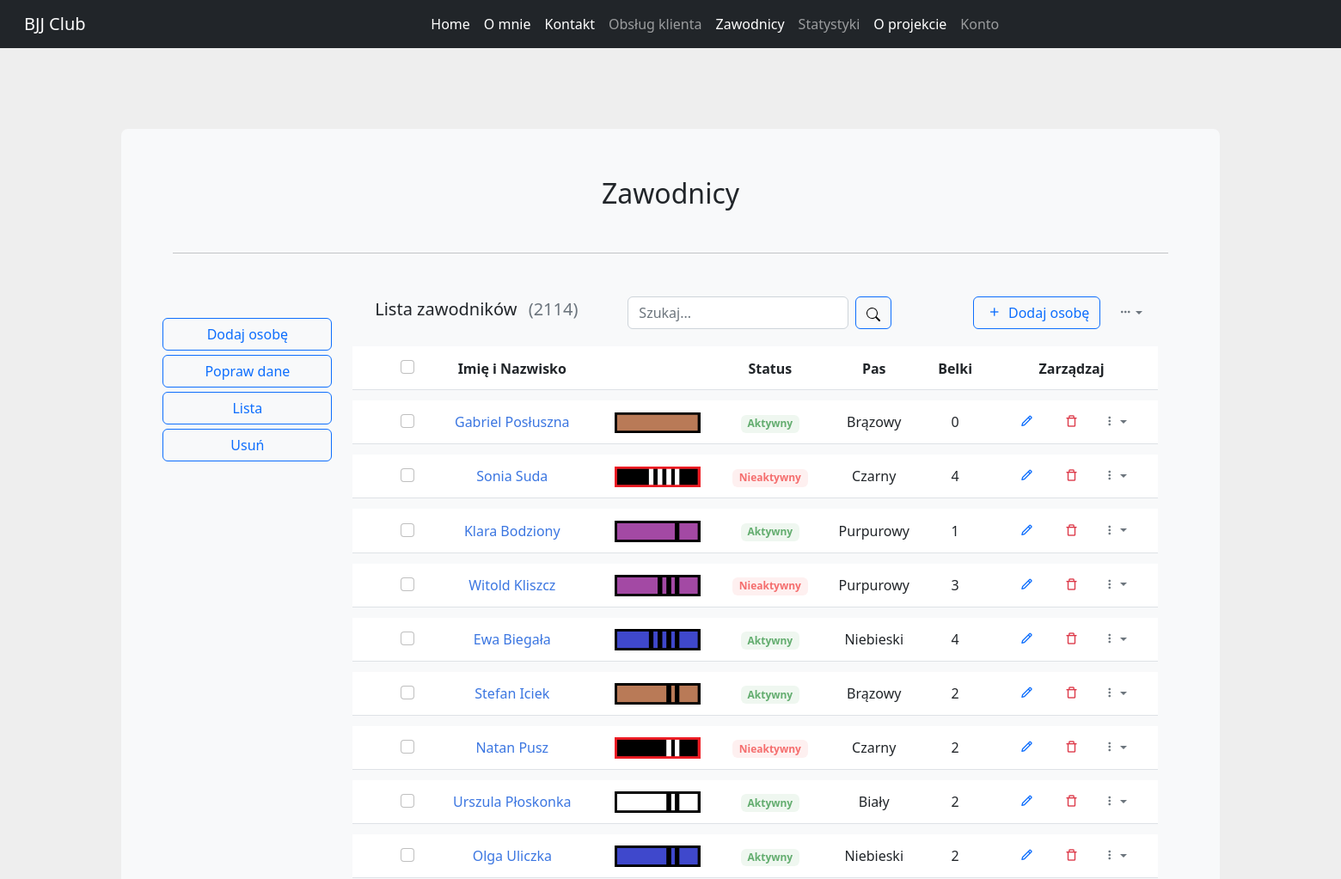
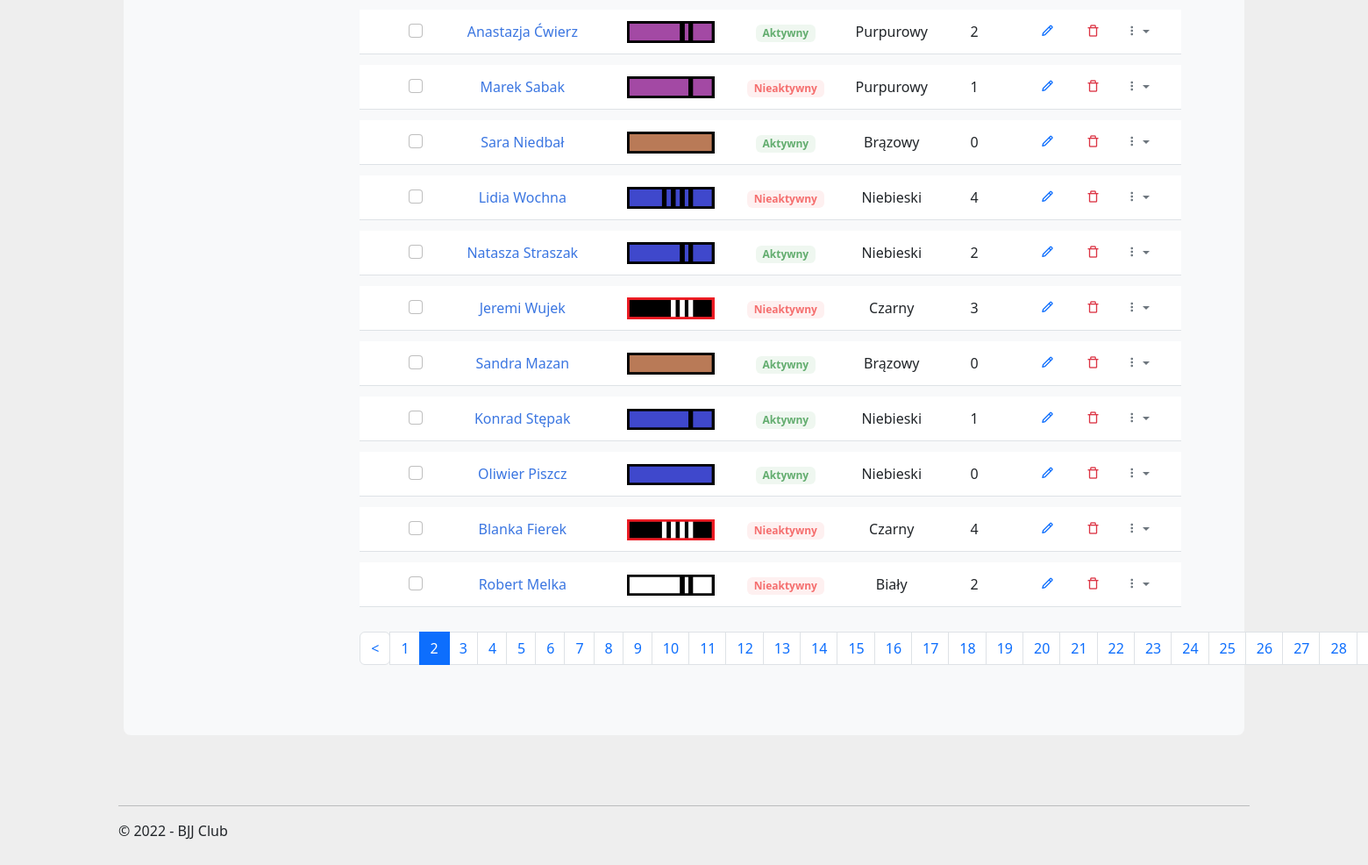
The page /zawodnicy/?page=2 on the database its author committed (2 pictures, top to bottom).
### players/models.py (models this page shows, shortened)
class Player(models.Model):
    class Belts(models.TextChoices):
        WHITE = "Biały", "Biały"
        BLUE = "Niebieski", "Niebieski"
        PURPLE = "Purpurowy", "Purpurowy"
        BROWN = "Brązowy", "Brązowy"
        BLACK = "Czarny", "Czarny"
    class Stripes(models.TextChoices):
        ZERO = "0", "0"
        ONE = "1", "1"
        TWO = "2", "2"
        THREE = "3", "3"
        FOUR = "4", "4"
    class Gender(models.TextChoices):
        Male = "Mężczyzna", "Mężczyzna"
        Female = "Kobieta", "Kobieta"
    first_name = models.CharField(max_length=100)
    last_name = models.CharField(max_length=100)
    belt = models.CharField(max_length=30, choices=Belts.choices, default=Belts.WHITE)
    stripe = models.CharField(max_length=1, choices=Stripes.choices, default=Stripes.ZERO)
    gender = models.CharField(max_length=10, choices=Gender.choices, default=Gender.Male, blank=True)
    birth_date = models.DateField(blank=True, null=True)
    first_training = models.DateField(blank=True, null=True)
    last_training = models.DateField(blank=True, null=True)
    created = models.DateTimeField(auto_now_add=True)
    modified = models.DateTimeField(auto_now=True)
    email = models.EmailField(null=True, blank=True)
    active = models.BooleanField(default=False)
    class Meta:
        ordering = ['id']

### players/views.py (the view, shortened to what this page needs)
# urls.py: path("", players, name="players_list"),
def players(request):
    players = Player.objects.all()
    first_names = []
    last_names = []
    for i in players:
        first_names.append(i.first_name)
        last_names.append(i.last_name)
    players = Paginator(players, 20)
    count_players = players.count
    current_page = request.GET.get('page')
    players = players.get_page(current_page)
    context = {"count_players": count_players,
               "players": players,
               }
    return render(request, "players_list.html", context)

### players/templatetags/extras.py (called while the page is built)
@register.simple_tag
def belt_png(belt, stripe):
    belts = {"Biały": 1,
             "Niebieski": 2,
             "Purpurowy": 3,
             "Brązowy": 4,
             "Czarny": 5}
    belt_index = belts[belt]
    result = f"/static/images/belts/{belt_index}.{stripe}.{belt}.png"
    return result

### players/templates/players_list.html (shortened to what this page needs)
{% extends "inner_layout.html" %}
{% block body %}
<link rel="stylesheet" href="https://cdnjs.cloudflare.com/ajax/libs/boxicons/2.1.0/css/boxicons.min.css" />
<link rel="stylesheet" href="https://cdnjs.cloudflare.com/ajax/libs/MaterialDesign-Webfont/5.3.45/css/materialdesignicons.css" />
<link rel="stylesheet" type="text/css" href="/static/css/player_list_1.css" />
<link rel="stylesheet" type="text/css" href="/static/css/player_list_2.css" />
<div class="container">
    <div class="row align-items-center">
        <div class="col-md-4">
            <div class="mb-3">
                <h5 class="card-title">Lista zawodników <span class="text-muted fw-normal ms-2">({{count_players}})</span></h5>
            </div>
        </div>
        <div class="col-md-5">
            <div class="mb-2">
                <form class="row g-2" method="POST">
                    <div class="col-auto">
                        <input class="form-control" list="datalistOptions" id="searchbar" name="searchbar" placeholder="Szukaj..." aria-label="">
                    </div>
                    <div class="col-auto">
                        <button type="submit" class="btn btn-outline-primary">
                            <img src="/static/images/search.svg" alt="">
                        </button>
                    </div>
                </form>
            </div>
        </div>
        <div class="col-md-3">
            <div class="d-flex flex-wrap align-items-center justify-content-end gap-2 mb-2">
                <div>
                    <a href="{% url 'players:players_add' %}" class="btn btn-outline-primary"><i class="bx bx-plus me-1"></i> Dodaj osobę</a>
                </div>
                <div class="dropdown">
                    <a class="btn btn-link text-muted py-1 font-size-16 shadow-none dropdown-toggle" href="#" role="button" data-bs-toggle="dropdown" aria-expanded="false"><i class="bx bx-dots-horizontal-rounded"></i></a>
                </div>
            </div>
        </div>
    </div>
    <div class="row">
        <div class="col-lg-12">
            <div class="">
                <div class="table-responsive">
                    <table class="table project-list-table table-nowrap align-middle table-borderless">
                        <thead>
                            <tr>
                                <th scope="col" class="ps-4" style="width: 50px;">
                                    <div class="form-check font-size-16"><input type="checkbox" class="form-check-input" id="contacusercheck" /><label class="form-check-label" for="contacusercheck"></label></div>
                                </th>
                                <th scope="col">Imię i Nazwisko</th>
                                <th scope="col"></th>
                                <th scope="col">Status</th>
                                <th scope="col">Pas</th>
                                <th scope="col">Belki</th>
                                <th scope="col" style="width: 200px;">Zarządzaj</th>
                            </tr>
                        </thead>
                        <tbody>
                        {% load extras %}
                        {% for player in players %}
                        <tr>
                            <th scope="row" class="ps-4">
                                <div class="form-check font-size-16"><input type="checkbox" class="form-check-input" id="contacusercheck0" /><label class="form-check-label" for="contacusercheck0"></label></div>
                            </th>
                            <td>
                                <a href="{% url 'players:player_profile' player.id %}" class="link_custom">{{player.first_name}}  {{player.last_name}}</a>
                            </td>
                            <td><img src= {% belt_png player.belt player.stripe %} alt=" " style="width: 100px; margin-left: 10px;"/></td>
                            {% if player.active %}
                            <td><span class="badge badge-soft-success mb-0">Aktywny</span></td>
                            {% else %}
                            <td><span class="badge badge-soft-danger mb-0">Nieaktywny</span></td>
                            {% endif %}
                            <td>{{player.belt}}</td>
                            <td>{{player.stripe}}</td>
                            <td>
                                <ul class="list-inline mb-0">
                                    <li class="list-inline-item">
                                        <a href="javascript:void(0);" data-bs-toggle="tooltip" data-bs-placement="top" title="Edit" class="px-2 text-primary"><i class="bx bx-pencil font-size-18"></i></a>
                                    </li>
                                    <li class="list-inline-item">
                                        <a href="javascript:void(0);" data-bs-toggle="tooltip" data-bs-placement="top" title="Delete" class="px-2 text-danger"><i class="bx bx-trash-alt font-size-18"></i></a>
                                    </li>
                                    <li class="list-inline-item dropdown">
                                        <a class="text-muted dropdown-toggle font-size-18 px-2" href="#" role="button" data-bs-toggle="dropdown" aria-haspopup="true"><i class="bx bx-dots-vertical-rounded"></i></a>
                                    </li>
                                </ul>
                            </td>
                        </tr>
                        {% endfor %}
                        </tbody>
                    </table>
                </div>
            </div>
        </div>
    </div>
    <div class="row g-0 align-items-center pb-4">
        <div class="col-sm-12">
                <nav aria-label="Page navigation">
                    <ul class="pagination mb-sm-0">
                    {% if players.has_previous %}
                        <li class="page-item">
                        <a class="page-link" href="?page={{ players.previous_page_number }}"> < </a>
                        </li>
                    {% else %}
                        <li class="page-item disabled">
                        <a class="page-link" href="#" tabindex="-1" aria-disabled="True"> < </a>
                        </li>
                    {% endif %}
                    {% for i in players.paginator.page_range %}
                    {% if players.number == i %}
                        <li class="page-item active" aria-current="page">
                            <span class="page-link">
                            {{ i }}
                            </span>
                        </li>
                    {% else %}
                        <li class="page-item"><a class="page-link" href="?page={{ i }}">{{ i }}</a></li>
                    {% endif %}
                    {% endfor %}
                    </ul>
                </nav>
        </div>
</div>
</div>
{% endblock %}

### main/static/css/site.css (style rules this page uses)
body { padding-top: 50px; padding-bottom: 20px; }
input, select, textarea { max-width: 280px; }

### main/static/css/player_list_1.css (style rules this page uses)
body { margin-top:20px; background-color:#eee; }
.project-list-table { border-collapse: separate; border-spacing: 0 12px }
.project-list-table tr { background-color: #fff }
.table-nowrap td, .table-nowrap th { white-space: nowrap; }
.table-borderless>:not(caption)>*>* { border-bottom-width: 0; }
.table>:not(caption)>*>* { padding: 0.75rem 0.75rem; background-color: var(--bs-table-bg); border-bottom-width: 1px; box-shadow: inset 0 0 0 9999px var(--bs-table-accent-bg); }
img, svg { vertical-align: middle; }
a { color: #3b76e1; text-decoration: none; }
.badge-soft-danger { color: #f56e6e !important; background-color: rgba(245,110,110,.1); }
.badge-soft-success { color: #63ad6f !important; background-color: rgba(99,173,111,.1); }

### main/static/css/player_list_2.css (style rules this page uses)
a.link_custom { text-decoration: none; }

### rows shown on the page
Player: first_name "Gabriel", last_name "Posłuszna", belt+stripe (picture), active "Aktywny", belt "Brązowy", stripe "0"
Player: first_name "Sonia", last_name "Suda", belt+stripe (picture), active "Nieaktywny", belt "Czarny", stripe "4"
Player: first_name "Klara", last_name "Bodziony", belt+stripe (picture), active "Aktywny", belt "Purpurowy", stripe "1"
Player: first_name "Witold", last_name "Kliszcz", belt+stripe (picture), active "Nieaktywny", belt "Purpurowy", stripe "3"
Player: first_name "Ewa", last_name "Biegała", belt+stripe (picture), active "Aktywny", belt "Niebieski", stripe "4"
Player: first_name "Stefan", last_name "Iciek", belt+stripe (picture), active "Aktywny", belt "Brązowy", stripe "2"
Player: first_name "Natan", last_name "Pusz", belt+stripe (picture), active "Nieaktywny", belt "Czarny", stripe "2"
Player: first_name "Urszula", last_name "Płoskonka", belt+stripe (picture), active "Aktywny", belt "Biały", stripe "2"
Player: first_name "Olga", last_name "Uliczka", belt+stripe (picture), active "Aktywny", belt "Niebieski", stripe "2"
Player: first_name "Anastazja", last_name "Ćwierz", belt+stripe (picture), active "Aktywny", belt "Purpurowy", stripe "2"
Player: first_name "Marek", last_name "Sabak", belt+stripe (picture), active "Nieaktywny", belt "Purpurowy", stripe "1"
Player: first_name "Sara", last_name "Niedbał", belt+stripe (picture), active "Aktywny", belt "Brązowy", stripe "0"
Player: first_name "Lidia", last_name "Wochna", belt+stripe (picture), active "Nieaktywny", belt "Niebieski", stripe "4"
Player: first_name "Natasza", last_name "Straszak", belt+stripe (picture), active "Aktywny", belt "Niebieski", stripe "2"
Player: first_name "Jeremi", last_name "Wujek", belt+stripe (picture), active "Nieaktywny", belt "Czarny", stripe "3"
Player: first_name "Sandra", last_name "Mazan", belt+stripe (picture), active "Aktywny", belt "Brązowy", stripe "0"
Player: first_name "Konrad", last_name "Stępak", belt+stripe (picture), active "Aktywny", belt "Niebieski", stripe "1"
Player: first_name "Oliwier", last_name "Piszcz", belt+stripe (picture), active "Aktywny", belt "Niebieski", stripe "0"
Player: first_name "Blanka", last_name "Fierek", belt+stripe (picture), active "Nieaktywny", belt "Czarny", stripe "4"
Player: first_name "Robert", last_name "Melka", belt+stripe (picture), active "Nieaktywny", belt "Biały", stripe "2"

### other values the page prints
{{ count_players }} "2114"
{{ i }} "1" "3" "4" "5" "6" "7" "8" "9" "10" "11" "12" "13" "14" "15" "16" "17" "18" "19" "20" "21" "22" "23" "24" "25" "26" "27" "28"
{{ i }} "2"
